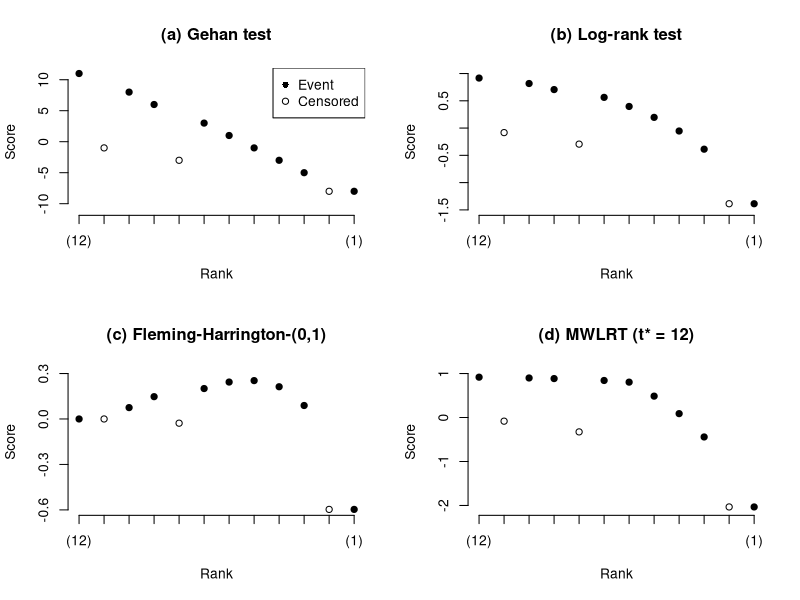

Reproduce this figure in R.
par(mfrow = c(2,2))

## Mantel test
x <- c(2,6,7,8,9,11,13,17,22,23,24,30)
event <- c(1,0,1,1,0,1,1,1,1,1,0,1)
z <- c(0,0,1,0,1,0,1,0,1,1,0,1)

o <- event * z
n <- 12:1
n1 <- rev(cumsum(rev(z)))
e <- event * n1 / n
v <- (n - n1) * n1 * event * (n - event) / (n ^ 2 * (n - 1))

o[as.logical(event)]
e[as.logical(event)]
v[as.logical(event)]

u <- sum(o[as.logical(event)] - e[as.logical(event)])
var_u <- sum(v[as.logical(event)], na.rm = TRUE)
p <- pnorm(u / sqrt(var_u))

u
var_u
p

## Wilcoxon rank-sum test
a <- rank(-x)
st <- mean(a * z) - mean(a * (1 - z))
st

set.seed(362)
perms <- matrix(NA, nrow = 12, ncol = 10000)
for (i in 1:10000){
  perms[,i] <- sample(z, 12)
}

mean(colMeans(a * perms) - colMeans(a * (1 - perms)) <= st) # p-value

z1 <- c(0,0,0,1,1,1,0,1,0,0,1,1)
z2 <- c(0,1,0,0,1,0,1,0,1,1,0,1)
zp <- c(1,0,0,0,1,1,1,1,0,0,0,1)

mean(a * z1) - mean(a * (1 - z1))
mean(a * z2) - mean(a * (1 - z2))
mean(a * zp) - mean(a * (1 - zp))

## Gehan test
a <- c(11, -1, 8, 6, -3, 3, 1, -1, -3, -5, -8, -8)
st <- mean(a * z) - mean(a * (1 - z))
st

mean(colMeans(a * perms) - colMeans(a * (1 - perms)) <= st) # p-value

mean(a * z1) - mean(a * (1 - z1))
mean(a * z2) - mean(a * (1 - z2))
mean(a * zp) - mean(a * (1 - zp))

plot(1:12, a, pch = 1, axes = FALSE, 
     xlab = "Rank", ylab = "Score", ylim = c(-11,11),
     main = "(a) Gehan test")
axis(side = 1, at = c(1,2:11,12),
     labels = c("(12)",rep("", 10), "(1)"))
axis(side = 2, at = c(-10,-5,0,5,10))
points((1:12)[-c(2,5,11)], a[-c(2,5,11)], col = 1, pch = 16)
legend("topright", c("Event", "Censored"), pch = c(16,1))

## Logrank test
a <- -cumsum(event / (12:1)) + event

st <- mean(a * z) - mean(a * (1 - z))
st

mean(colMeans(a * perms) - colMeans(a * (1 - perms)) <= st) # p-value

plot(1:12, a, pch = 1, axes = FALSE, 
     xlab = "Rank", ylab = "Score", ylim = c(-1.5,1),
     main = "(b) Log-rank test")
axis(side = 1, at = c(1,2:11,12),
     labels = c("(12)",rep("", 10), "(1)"))
axis(side = 2, at = c(-1.5,-1,-0.5,0,0.5,1))
points((1:12)[-c(2,5,11)], a[-c(2,5,11)], col = 1, pch = 16)




## fleming-harrington(0,1)

##Weights:
km <- exp(cumsum(log(1 - event / (12:1))))
km
km <- c(1, km[-length(km)])
w <- (1 - km)
w
#C_j and c_j
C_j <- -cumsum(w * event / (12:1))
c_j <- w + C_j
# scores:
a <- c_j * event + C_j * (!event)
a

plot(1:12, a, pch = 1, axes = FALSE, 
     xlab = "Rank", ylab = "Score", ylim = c(-0.6,0.3),
     main = "(c) Fleming-Harrington-(0,1)")
axis(side = 1, at = c(1,2:11,12),
     labels = c("(12)",rep("", 10), "(1)"))
axis(side = 2, at = c(-0.6,-0.3,0,0.3))
points((1:12)[-c(2,5,11)], a[-c(2,5,11)], col = 1, pch = 16)


## MWLRT

##Weights:
w <- 1 / pmax(km, km[7])
w
#C_j and c_j
C_j <- -cumsum(w * event / (12:1))
c_j <- w + C_j
# scores:
a <- c_j * event + C_j * (!event)
a

plot(1:12, a, pch = 1, axes = FALSE, 
     xlab = "Rank", ylab = "Score", ylim = c(-2.1,1),
     main = "(d) MWLRT (t* = 12)")
axis(side = 1, at = c(1,2:11,12),
     labels = c("(12)",rep("", 10), "(1)"))
axis(side = 2, at = c(-2,-1,0,1))
points((1:12)[-c(2,5,11)], a[-c(2,5,11)], col = 1, pch = 16)


